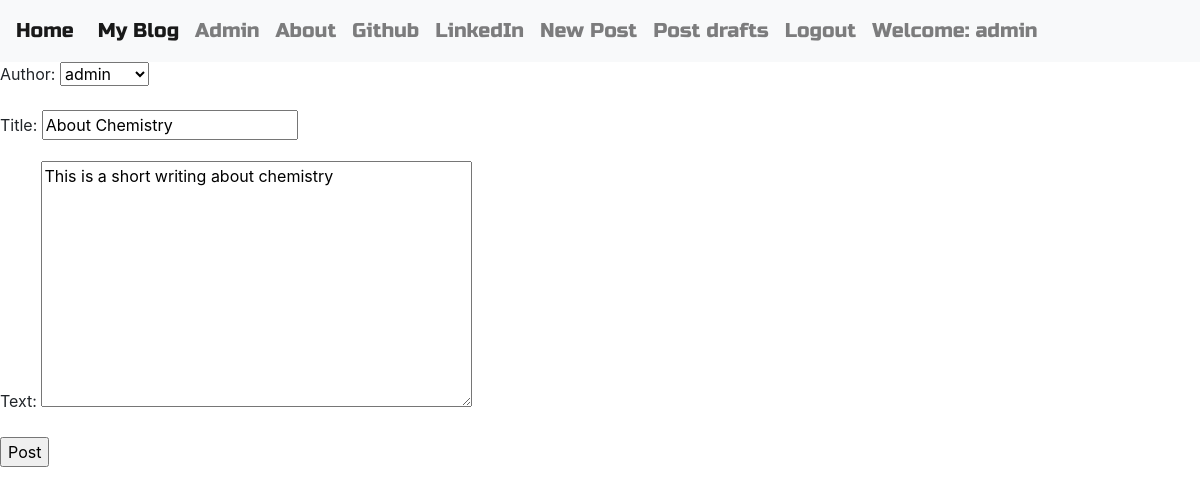
Page /edit/2/ (signed in) on the committed database.
### blog/models.py (models this page shows, shortened)
class Post(models.Model):
    author = models.ForeignKey("auth.User", on_delete=models.CASCADE)
    title = models.CharField(max_length=200)
    text = models.TextField()
    create_date = models.DateTimeField(default=timezone.now)
    published_date = models.DateTimeField(blank=True, null=True)

### blog/views.py (the view)
# urls.py: path('edit/<int:pk>/', views.PostUpdateView.as_view(), name='post_edit'),
class PostUpdateView(LoginRequiredMixin, UpdateView):
    login_url = '/login/'
    redirect_field_name ='blog/post_detail.html'
    form_class = PostForm
    model = Post

### blog/forms.py
class PostForm(forms.ModelForm):
    class Meta:
        model = Post
        fields = ['author', 'title', 'text']
        widget = {
            'title': forms.TextInput(attrs={'class': 'textinputclass'}),
            'text': forms.Textarea(attrs={'class': 'editable medium-editor-textarea postcontent'}),
        }

### blog/templates/blog/post_form.html (shortened to what this page needs)
{% extends "blog/base.html" %}
{% block body_block %}
{% if user.is_authenticated %}
<form method="post" class='post-form'>
    {{form.as_p}}
    <input type="submit" value="Post">
</form>
{% else %}
<a class='btn btn-primary' href={% url "blog:login" %}>Login</a>
{% endif %}
{% endblock %}

### blog/templates/blog/base.html (shortened to what this page needs)
<!DOCTYPE html>
{% load static %}
<html lang="en" dir="ltr">
  <head>
    <link rel="stylesheet" href="https://stackpath.bootstrapcdn.com/bootstrap/4.3.1/css/bootstrap.min.css">
    <link rel="stylesheet" href="//cdn.jsdelivr.net/npm/medium-editor@latest/dist/css/medium-editor.min.css" type="text/css" media="screen" charset="utf-8">
    <link rel='stylesheet', href={% static 'css/blog.css' %}>
  </head>
  <body class="loader">
    <nav class="navbar navbar-expand-lg navbar-light bg-light">
        <a class="navbar-brand" href={% url "blog:index"%}>Home</a>
        <div class="collapse navbar-collapse" id="navbarNav">
            <ul class="navbar-nav">
                <li class="nav-item active"><a class="nav-link" href={% url "blog:post_list" %}>My Blog<span class="sr-only">(current)</span></a></li>
                <li class="nav-item"><a class="nav-link" href={% url "admin:index" %}>Admin</a></li>
                <li class="nav-item"><a class="nav-link" href={% url "blog:about" %}>About</a></li>
                <li class="nav-item"><a class="nav-link" href='https://www.github.com'>Github</a></li>
                <li class="nav-item"><a class="nav-link" href='https://www.linkedin.com'>LinkedIn</a></li>
                {% if user.is_authenticated %}
                <li><a class="nav-link"href={% url "blog:post_new"%}>New Post</a></li>
                <li class="nav-item">
                    <a class="nav-link"href={% url "blog:post_draft_list"%}>Post drafts</a>
                </li>
                <li class="nav-item">
                    <a class="nav-link" href={% url "blog:logout"%}>Logout</a>
                </li>
                <li class="nav-link">Welcome: {{user.username}}</li>
                {% else %}
                <li class="nav-item ml-auto">
                    <a class="nav-link" href={% url "blog:login" %}>Login</a>
                </li>
                {% endif %}
            </ul>
        </div>
    </nav>
    {% block body_block %}{% endblock %}
</body>
</html>

### blog/static/css/blog.css (style rules this page uses)
.bg-light { font-family: 'Russo One', serif; font-size: 20px; }
.loader { filter:hue-rotate(0deg); color:linear-gradient(45deg,#0f8,#08f) !important; animation:hue 10000ms infinite linear; }

### rows in the picture
Post: author "admin", title "About Chemistry", text "This is a short writing about chemistry"

### other values in the picture
{{ user.username }} "admin"
